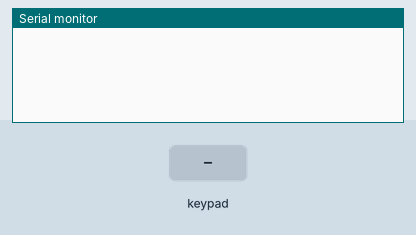
This sketch was run on a simulated Arduino Mega 2560, built with avr-gcc and run on an emulated ATmega2560. On the bench: the last lines printed to the serial monitor. The test bench sets the inputs (shaded band).

Above: at 1.2 s.
1.3 s: key '#' pressed
At 2.6 s:
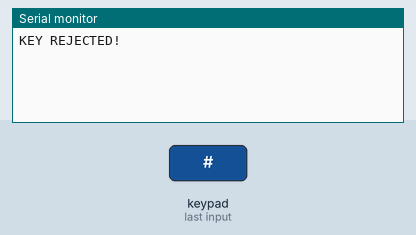
2.9 s: keypad keys 1 2 3 4 # pressed 0.4 s apart
At 5.3 s:
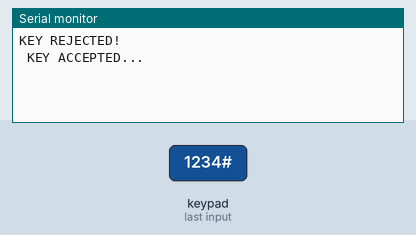

The sketch:

keypad_finish.ino
```cpp
#include "Keypad.h"
const byte ROWS = 4; // four rows
const byte COLS = 3; // three columns
char keys[ROWS][COLS] =
{
{'1','2','3' },
{'4','5','6' },
{'7','8','9' },
{'*','0','#' }
};
byte rowPins[ROWS] = {46, 47, 48, 49};
byte colPins[COLS] = {43, 44, 45};
Keypad keypad = Keypad( makeKeymap(keys), rowPins, colPins, ROWS, COLS );
char KEY[4] = {'1','2','3','4'}; // default secret key
char TURNONKEY[4] = {'5', '5', '5', '5'};
char attempt[4] = {0,0,0,0};
int z=0;

void setup()
{
   Serial.begin(9600);
}
void correctKEY() // do this if the correct KEY is entered
{
   Serial.println(" KEY ACCEPTED...");
}
void incorrectKEY() // do this if an incorrect KEY is entered
{
   Serial.println("KEY REJECTED!");
}
void checkKEY()
{
   int correct=0;
   int alarmon = 0;
   int i;
   for ( i = 0; i < 4 ; i++ )
   {
      if (attempt[i]==KEY[i])
      {
         correct++;
      }
      if (attempt[i] == TURNONKEY[i])
    {
     alarmon++;
    }
   }
   if (correct==4)
   {
      correctKEY();
   }
   else
   {
      incorrectKEY();
   }
   if (alarmon == 4)
  {
    Serial.println("alarm on!");
  }
   for (int zz=0; zz<4; zz++) // clear previous key input
   {
      attempt[zz]=0;
   }
}
void readKeypad()
{
   char key = keypad.getKey();
   if (key != NO_KEY)
   {
      switch(key)
      {
      case '*':
         z=0;
         break;
      case '#':
         delay(100); // added debounce
        checkKEY();
         break;
      default:
         attempt[z]=key;
         z++;
      }
   }
}
void loop()
{
   readKeypad();
}
```

Measured:
- after the input at 1.3 s, the serial monitor: prints a new line after 0.10 s (image 1)
- after the input at 2.9 s, the serial monitor: prints a new line after 1.7 s (image 2)
